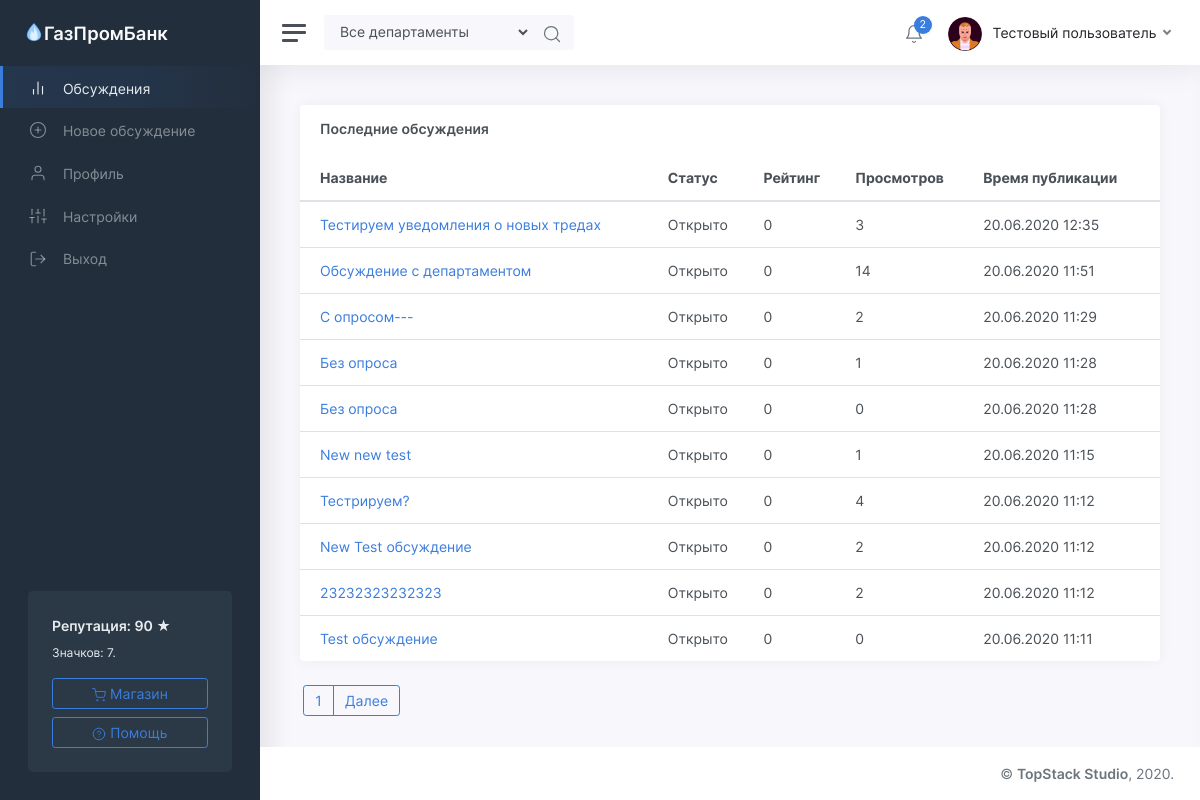
Page /threads (signed in) on the earlier database version.
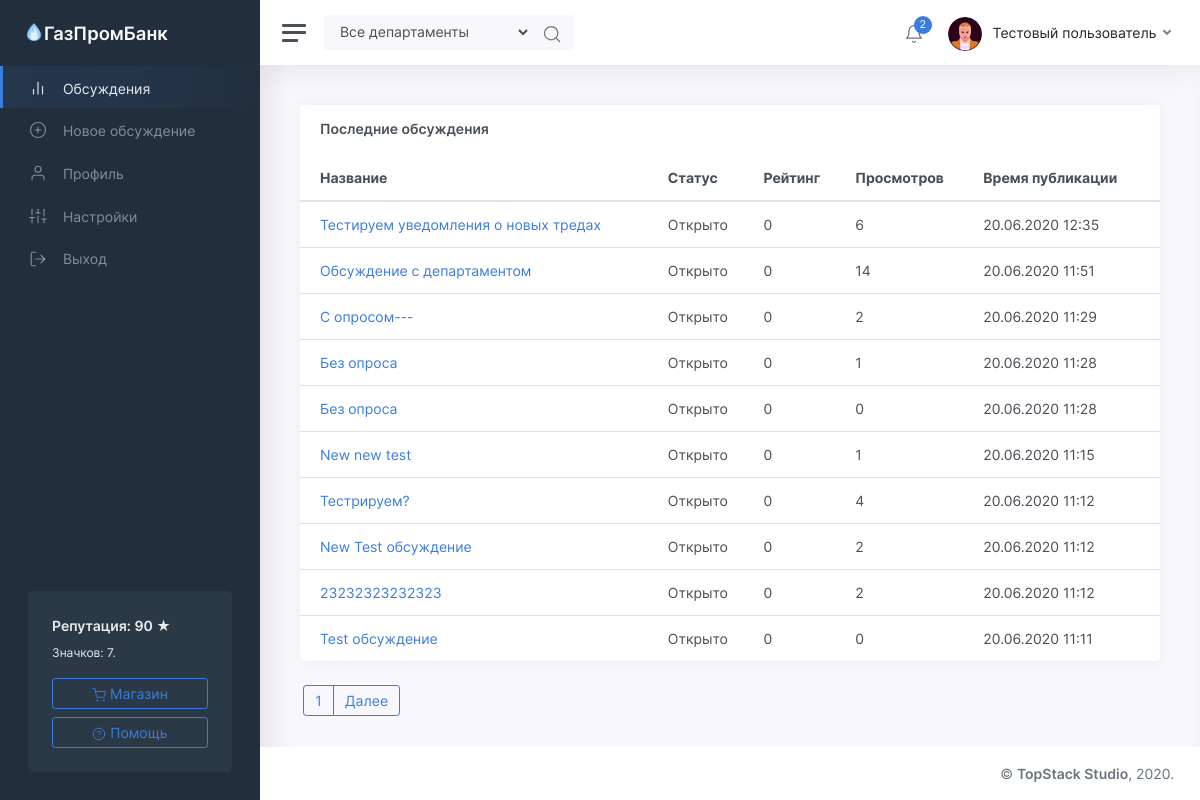
Same page on the later database version.
### tables this page shows
CREATE TABLE "threads" (
	"id"	INTEGER NOT NULL UNIQUE,
	"owner"	INTEGER NOT NULL,
	"title"	TEXT NOT NULL,
	"content"	TEXT,
	"date"	INTEGER,
	"up"	INTEGER,
	"down"	INTEGER,
	"views"	INTEGER,
	"status"	TEXT,
	"department"	TEXT,
	PRIMARY KEY("id")
);

### app/views.py (the view)
@app.route('/threads')
def listOfThreads():
	department = request.args.get('department')
	if isNull(department) or department not in departments:
		return render_template('threads.html', user=getUser(session['id']), threads=getThreads(), message=request.args.get('from'), departments=departments)
	else:
		return render_template('threads_by_department.html', user=getUser(session['id']), threads=getThreadsByDepartment(department), departments=departments, selected_department=department)

### app/functions.py (called while the page is built)
def isNull(argument):
	return argument in ['', None]

def getUser(identifier):
	conn = sqlite3.connect(db_path)
	conn.row_factory = sqlite3.Row
	cursor = conn.cursor()
	cursor.execute('SELECT * FROM users where id="%s"' % identifier)
	user = cursor.fetchone()
	if user:
		user = dict(user)
		user['badges'] = json.loads(user['badges'])
		user['notifications'] = getNotifications(identifier)
	return user

def statusToText(status):
	return statuses[status]

def fromTimestamp(timestamp):
	return datetime.utcfromtimestamp(timestamp + 3600 * 3).strftime('%d.%m.%Y %H:%M')

def getThreads(offset=0, count=10):
	conn = sqlite3.connect(db_path)
	conn.row_factory = sqlite3.Row
	cursor = conn.cursor()
	cursor.execute('SELECT id, title, date, up, down, status, views FROM threads ORDER BY date DESC')
	threads = cursor.fetchall()
	length = len(threads)
	if offset > 0:
		offset -= 1
	threads = threads[offset * 10:][:count]
	for x in range(len(threads)):
		threads[x] = dict(threads[x])
		threads[x]['status'] = statusToText(threads[x]['status'])
		threads[x]['date'] = fromTimestamp(threads[x]['date'])
	return (threads, length)

### templates/threads.html (shortened to what the changed rows need)
<!DOCTYPE html>
<html lang="ru">
	<head>
		<link href="/static/css/app.css" rel="stylesheet">
	</head>
	<body>
		<div class="wrapper">
			<div class="main">
				<main class="content">
					<div class="container-fluid p-0">
						<div class="row">
							<div class="col-12 col-lg-12 col-xxl-9 d-flex">
								<div class="card flex-fill">
									<table class="table table-hover my-0">
										{% if threads[0] %}
											<thead>
												<tr>
													<th>Название</th>
													<th class="d-none d-md-table-cell">Статус</th>
													<th>Рейтинг</th>
													<th class="d-none d-md-table-cell">Просмотров</th>
													<th class="d-none d-md-table-cell">Время публикации</th>
												</tr>
											</thead>
											<tbody>
												{% for thread in threads[0] %}
													<tr>
														<td><a href="/thread/{{thread.id}}">{{thread.title}}</a></td>
														<td class="d-none d-md-table-cell">{{thread.status}}</td>
														<td>{{thread.up - thread.down}}</td>
														<td class="d-none d-md-table-cell">{{thread.views}}</td>
														<td class="d-none d-md-table-cell">{{thread.date}}</td>
													</tr>
												{% endfor %}
											</tbody>
										{% endif %}
									</table>
								</div>
							</div>
						</div>
					</div>
				</main>
			</div>
		</div>
	</body>
</html>

Differences in the rows shown:
changed threads "Тестируем уведомления о новых тредах": views "3" → "6"
